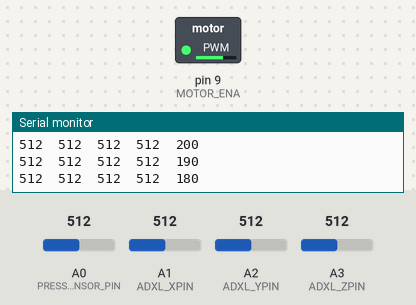
The sketch below on a simulated Arduino Uno, built with avr-gcc and run on an emulated ATmega328P. Shown: switched loads named in the sketch (green lamp = pin HIGH), the last lines printed to the serial monitor. Inputs (shaded band) come from the test bench; at power-on: A2 (ADXL_YPIN) = 512, A0 (PRESSURE_SENSOR_PIN) = 512, A1 (ADXL_XPIN) = 512, A3 (ADXL_ZPIN) = 512.

Above: at 1.3 s.
1.4 s: A2 (ADXL_YPIN) set to 320
At 3.9 s:
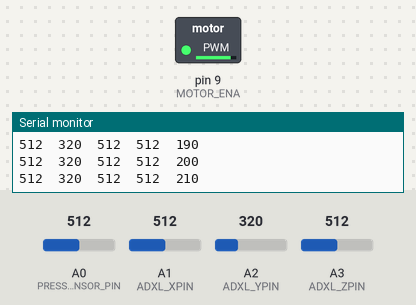
4.4 s: A2 (ADXL_YPIN) set to 340
7.4 s: A2 (ADXL_YPIN) set to 306
Timing chart, 0 to 12.5 s (numbered marks = the images above; inputs shaded):
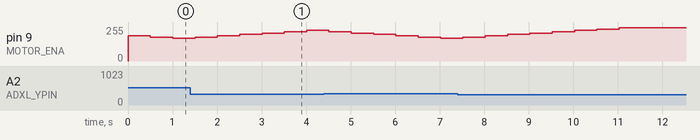

The sketch:

balg-software.ino
```cpp
/*
ADXL335
note:vcc-->5v ,but ADXL335 Vs is 3.3V
The circuit:
      5V: VCC
analog 1: x-axis
analog 2: y-axis
analog 3: z-axis

analog 0: touch sensor, with 4,7k resistor

motor is connexted on pin 7 (IN2), 8 (IN1) and 9 (ENA)
*/

int MotorSpeed = 200;
int Pressure = 0;
#define ADXL_XPIN 1          /* x-axis of the accelerometer */
#define ADXL_YPIN 2          /* y-axis */
#define ADXL_ZPIN 3          /* z-axis (only on 3-axis models) */
// motor controller pins
#define MOTOR_ENA 9
#define MOTOR_IN1 8
#define MOTOR_IN2 7
// analog pin 0 for touch sensor
#define PRESSURE_SENSOR_PIN 0

void setup()
{
 // initialize the serial communications:
 Serial.begin(9600);
}

void loop()
{
 int x = analogRead(ADXL_XPIN);  //read from ADXL_XPIN

 int y = analogRead(ADXL_YPIN);  //read from ADXL_YPIN

 int z = analogRead(ADXL_ZPIN);  //read from ADXL_ZPIN

Pressure = analogRead(PRESSURE_SENSOR_PIN); // read touch sensor


Serial.print(x);  //print x value on serial monitor
Serial.print("\t");
Serial.print(y);  //print y value on serial monitor
Serial.print("\t");
Serial.print(z);  //print z value on serial monitor
Serial.print("\t");
Serial.print(Pressure);
Serial.print("\t");
Serial.print(MotorSpeed);
Serial.print("\n");

if (y > 330)    // that means bellow is too empty
  {
    if (MotorSpeed > 10) MotorSpeed -=10;
  }
else
  {
    if (MotorSpeed < 250) MotorSpeed += 10;
  }

digitalWrite(MOTOR_IN1, HIGH);
digitalWrite(MOTOR_IN2, LOW);
analogWrite(MOTOR_ENA, MotorSpeed);

delay(500);
}
```
